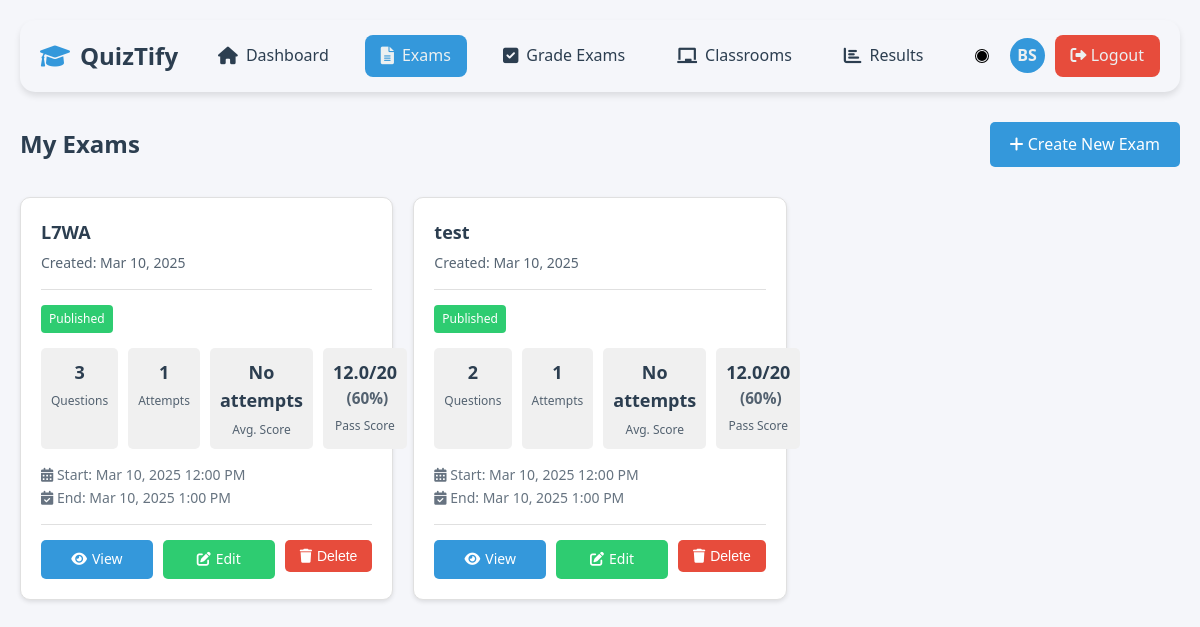
The app's page /teacher/exams.php (signed in) with its own data.
### tables this page shows
CREATE TABLE `exams` (
  `id` int(11) NOT NULL,
  `title` varchar(255) NOT NULL,
  `description` text DEFAULT NULL,
  `is_published` tinyint(1) NOT NULL DEFAULT 0,
  `start_date` datetime NOT NULL,
  `end_date` datetime NOT NULL,
  `created_by` int(11) NOT NULL,
  `created_at` timestamp NOT NULL DEFAULT current_timestamp(),
  `total_points` enum('10','20','40','100') NOT NULL DEFAULT '10',
  `attempts_allowed` int(11) NOT NULL DEFAULT 1,
  `passing_score` int(11) NOT NULL DEFAULT 60,
  `has_timer` tinyint(1) DEFAULT 0,
  `duration_minutes` int(11) DEFAULT NULL
);

### teacher/exams.php (the view, shortened to what this page needs)
<?php
$conn = getDBConnection();
function calculatePoints($percentage, $total_points) {
    return ($percentage / 100) * $total_points;
}
try {
    $stmt = $conn->prepare("
        SELECT
            e.*,
            c.name as classroom_name,
            COUNT(DISTINCT q.id) as question_count,
            COUNT(DISTINCT ea.id) as attempt_count,
            AVG(CASE WHEN ea.is_completed = 1 THEN ea.score ELSE NULL END) as average_score,
            COUNT(CASE WHEN ea.is_completed = 1 AND ea.score >= e.passing_score THEN 1 END) as passed_count
        FROM exams e
        LEFT JOIN exam_classrooms ec ON e.id = ec.exam_id
        LEFT JOIN classrooms c ON ec.classroom_id = c.id
        LEFT JOIN questions q ON e.id = q.exam_id
        LEFT JOIN exam_attempts ea ON e.id = ea.exam_id
        WHERE e.created_by = ?
        GROUP BY e.id, e.title, c.name
        ORDER BY e.created_at DESC
    ");
    $stmt->execute([$_SESSION['user_id']]);
    $exams = $stmt->fetchAll(PDO::FETCH_ASSOC);
} catch (PDOException $e) {
    error_log("Error fetching exams: " . $e->getMessage());
    setFlashMessage('error', 'An error occurred while loading exams.');
    $exams = [];
}
?>
<!DOCTYPE html>
<html lang="en">
<head>
    <link rel="stylesheet" href="https://cdnjs.cloudflare.com/ajax/libs/font-awesome/6.0.0/css/all.min.css">
</head>
<body>
    <div class="container">
        <?php include '../includes/teacher-nav.php'; ?>
        <div class="page-header">
            <h1 class="page-title">My Exams</h1>
            <a href="create-exam.php" class="btn-create">
                <i class="fas fa-plus"></i> Create New Exam
            </a>
        </div>
        <?php if (empty($exams)): ?>
            <div class="empty-state">
                <i class="fas fa-book-open"></i>
                <p>You haven't created any exams yet.</p>
                <a href="create-exam.php" class="btn-create">Create Your First Exam</a>
            </div>
        <?php else: ?>
            <div class="exams-grid">
                <?php foreach ($exams as $exam): ?>
                    <div class="exam-card">
                        <div class="exam-header">
                            <h3 class="exam-title"><?php echo htmlspecialchars($exam['title']); ?></h3>
                            <div class="exam-meta">
                                Created: <?php echo date('M j, Y', strtotime($exam['created_at'])); ?>
                            </div>
                        </div>
                        <span class="exam-status <?php echo $exam['is_published'] ? 'status-published' : 'status-draft'; ?>">
                            <?php echo $exam['is_published'] ? 'Published' : 'Draft'; ?>
                        </span>
                        <div class="exam-stats">
                            <div class="stat-item">
                                <div class="stat-value"><?php echo $exam['question_count']; ?></div>
                                <div class="stat-label">Questions</div>
                            </div>
                            <div class="stat-item">
                                <div class="stat-value"><?php echo $exam['attempt_count']; ?></div>
                                <div class="stat-label">Attempts</div>
                            </div>
                            <div class="stat-item">
                                <div class="stat-value">
                                    <?php if ($exam['average_score']): ?>
                                        <?= number_format(calculatePoints($exam['average_score'], $exam['total_points']), 1) ?>/<?= $exam['total_points'] ?>
                                        <small class="percentage">(<?= number_format($exam['average_score'], 1) ?>%)</small>
                                    <?php else: ?>
                                        No attempts
                                    <?php endif; ?>
                                </div>
                                <div class="stat-label">Avg. Score</div>
                            </div>
                            <div class="stat-item">
                                <div class="stat-value">
                                    <?= number_format(calculatePoints($exam['passing_score'], $exam['total_points']), 1) ?>/<?= $exam['total_points'] ?>
                                    <small class="percentage">(<?= $exam['passing_score'] ?>%)</small>
                                </div>
                                <div class="stat-label">Pass Score</div>
                            </div>
                        </div>
                        <div class="exam-dates">
                            <div class="exam-meta">
                                <i class="fas fa-calendar-alt"></i>
                                Start: <?php echo date('M j, Y g:i A', strtotime($exam['start_date'])); ?>
                            </div>
                            <div class="exam-meta">
                                <i class="fas fa-calendar-check"></i>
                                End: <?php echo date('M j, Y g:i A', strtotime($exam['end_date'])); ?>
                            </div>
                        </div>
                        <div class="exam-actions">
                            <a href="view-exam.php?id=<?php echo $exam['id']; ?>" class="btn btn-view">
                                <i class="fas fa-eye"></i> View
                            </a>
                            <a href="edit-exam.php?id=<?php echo $exam['id']; ?>" class="btn btn-edit">
                                <i class="fas fa-edit"></i> Edit
                            </a>
                            <form method="POST" style="flex: 1;" onsubmit="return confirm('Are you sure you want to delete this exam?');">
                                <button type="submit" name="delete_exam" class="btn btn-delete" style="width: 100%;">
                                    <i class="fas fa-trash"></i> Delete
                                </button>
                            </form>
                        </div>
                    </div>
                <?php endforeach; ?>
            </div>
        <?php endif; ?>
    </div>
</body>
</html>

### teacher/exams.php (style rules this page uses)
:root { --primary-color: #2c3e50; --secondary-color: #3498db; --success-color: #2ecc71; --danger-color: #e74c3c; --warning-color: #f1c40f; --light-color: #ecf0f1; --dark-color: #2c3e50; --background-color: #f5f6fa; --text-color: #2c3e50; --card-bg-color: #ffffff; --card-border-color: #e0e0e0; --stat-bg-color: #f0f0f0; --alert-success-bg: #d4edda; --alert-success-text: #155724; --alert-success-border: #c3e6cb; --alert-error-bg: #f8d7da; --alert-error-text: #721c24; --alert-error-border: #f5c6cb; --empty-state-bg: #f8f9fa; }
* { margin: 0; padding: 0; box-sizing: border-box; }
body { font-family: 'Segoe UI', Tahoma, Geneva, Verdana, sans-serif; line-height: 1.6; background-color: var(--background-color); color: var(--text-color); transition: background-color 0.3s, color 0.3s; }
.container { max-width: 1200px; margin: 0 auto; padding: 20px; }
.page-header { display: flex; justify-content: space-between; align-items: center; margin-bottom: 30px; }
.page-title { font-size: 24px; color: var(--text-color); }
.btn-create { background: var(--secondary-color); color: white; padding: 10px 20px; border-radius: 5px; text-decoration: none; transition: background 0.3s; }
.exams-grid { display: grid; grid-template-columns: repeat(auto-fill, minmax(350px, 1fr)); gap: 20px; }
.exam-card { background: var(--card-bg-color); border-radius: 10px; padding: 20px; box-shadow: 0 2px 4px rgba(0,0,0,0.1); transition: transform 0.2s, background-color 0.3s; border: 1px solid var(--card-border-color); }
.exam-header { margin-bottom: 15px; border-bottom: 1px solid var(--card-border-color); padding-bottom: 15px; }
.exam-title { font-size: 18px; color: var(--text-color); margin-bottom: 5px; }
.exam-meta { font-size: 14px; color: var(--text-color); opacity: 0.8; }
.exam-status { display: inline-block; padding: 4px 8px; border-radius: 4px; font-size: 12px; font-weight: 500; }
.status-published { background: var(--success-color); color: white; }
.exam-stats { display: grid; grid-template-columns: repeat(4, 1fr); gap: 10px; margin: 15px 0; }
.stat-item { text-align: center; padding: 10px; background: var(--stat-bg-color); border-radius: 5px; transition: background-color 0.3s; }
.stat-value { font-size: 18px; font-weight: 600; color: var(--text-color); }
.stat-label { font-size: 12px; color: var(--text-color); opacity: 0.8; margin-top: 5px; }
.exam-dates { margin: 15px 0; font-size: 14px; color: var(--text-color); opacity: 0.9; }
.exam-actions { display: flex; gap: 10px; margin-top: 15px; padding-top: 15px; border-top: 1px solid var(--card-border-color); }
.btn { padding: 8px 15px; border-radius: 5px; text-decoration: none; font-size: 14px; flex: 1; text-align: center; transition: all 0.3s; border: none; cursor: pointer; display: inline-flex; align-items: center; justify-content: center; gap: 5px; }
.btn-view { background: var(--secondary-color); color: white; }
.btn-edit { background: var(--success-color); color: white; }
.btn-delete { background: var(--danger-color); color: white; }
.percentage { color: var(--text-color); opacity: 0.8; font-size: 0.85em; margin-left: 5px; }

### includes/teacher-nav.php (style rules this page uses)
:root { --primary-color: #2c3e50; --secondary-color: #3498db; --success-color: #2ecc71; --danger-color: #e74c3c; --warning-color: #f1c40f; --light-color: #ecf0f1; --dark-color: #2c3e50; --background-color: #f5f6fa; --text-color: #2c3e50; }

### records on screen
exams: title "L7WA", created_at "Mar 10, 2025", is_published "Published", question_count "3", attempt_count "1", passing_score+total_points "12.0", total_points "20", passing_score "60", start_date "Mar 10, 2025 12:00 PM", end_date "Mar 10, 2025 1:00 PM"
exams: title "test", created_at "Mar 10, 2025", is_published "Published", question_count "2", attempt_count "1", passing_score+total_points "12.0", total_points "20", passing_score "60", start_date "Mar 10, 2025 12:00 PM", end_date "Mar 10, 2025 1:00 PM"

### other values on screen
$userInitials "BS"
